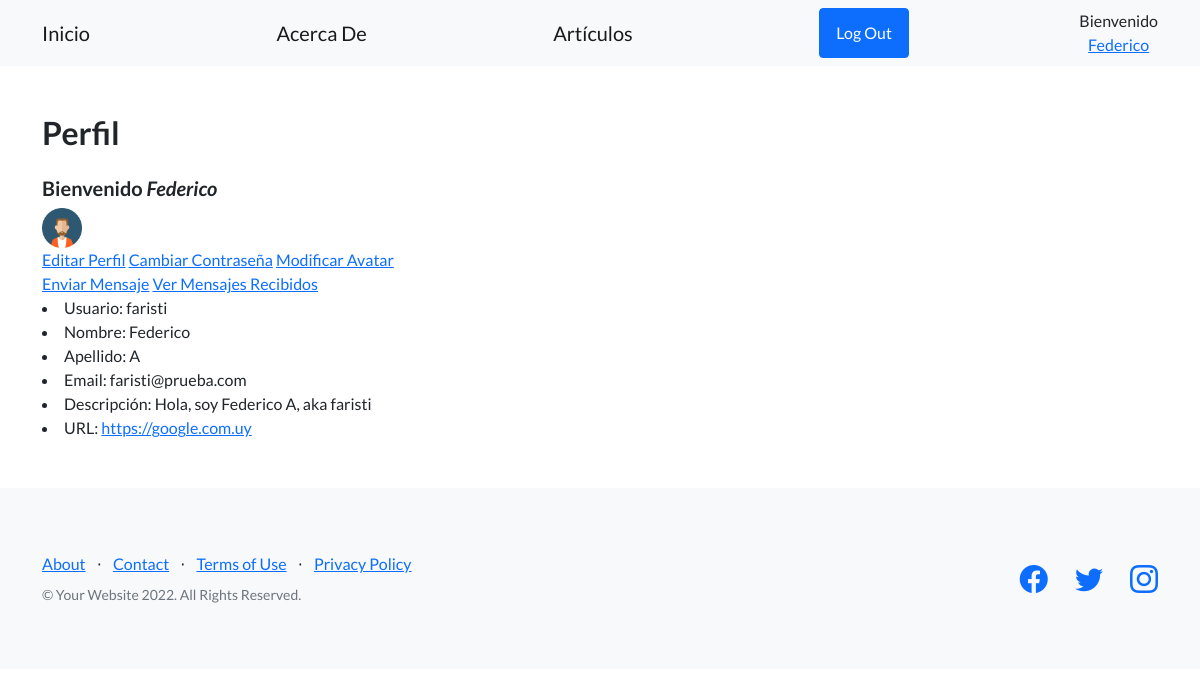
/accounts/profile/ (signed in), run on the app's committed database.
### Accounts/models.py (models this page shows)
class Info(models.Model):
    user = models.ForeignKey(User, on_delete=models.CASCADE)
    descripcion = models.CharField(max_length=200)
    link_url = models.URLField(max_length = 200)

### Accounts/views.py (the view)
# urls.py: path("accounts/profile/", views.ver_perfil, name="verPerfil"),
@login_required
def ver_perfil(request):
    user = request.user
    avatar_user = Avatar.objects.filter(user=request.user).first()
    info_user = Info.objects.filter(user=request.user).first()
    if avatar_user is not None:
        avatar_user_url = avatar_user.imagen.url
        tiene_avatar = True
    else:
        avatar_user_url = "/media/avatares/png-default-avatar-2.png"
        tiene_avatar = False
    if info_user is not None:
        descripcion = info_user.descripcion
        link_url = info_user.link_url
        tiene_info = True
    else:
        descripcion = "Agregue su Descripción en Editar Perfil"
        link_url = "Agregue su URL en Editar Perfil"
        tiene_info = False
    return render(request, "Accounts/ver_perfil.html", {'user':user, 'avatar_user':avatar_user_url, 'tiene_avatar':tiene_avatar, 'descripcion':descripcion, 'link_url':link_url, 'tiene_info':tiene_info})

### Accounts/templates/Accounts/ver_perfil.html (shortened to what this page needs)
{% extends 'Blog/encabezado.html' %}
{% load static %}
{% block contenidoQueCambia %}
<h2 class="mb-4">Perfil</h2>
<h5>Bienvenido <i>{{ user.first_name }}</i></h5>
<img width="40px" src="{{avatar_user}}">
<br>
<a href="{% url 'editarPerfil' %}">Editar Perfil</a>
<a href="{% url 'password_change' %}">Cambiar Contraseña</a>
{% if tiene_avatar %}
<a href="{% url 'agregar_avatar' %}">Modificar Avatar</a>
{% endif %}
<br>
<a href="{% url 'enviar_mensaje' %}">Enviar Mensaje</a>
<a href="{% url 'mostrar_mensajes' %}">Ver Mensajes Recibidos</a>
<li>Usuario: {{user.username}}</li>
<li>Nombre: {{user.first_name}}</li>
<li>Apellido: {{user.last_name}}</li>
<li>Email: {{user.email}}</li>
{% if tiene_info %}
<li>Descripción: {{descripcion}}</li>
<li>URL: <a href={{link_url}}>{{link_url}}</a></li>
{% endif %}
{% endblock %}

### Blog/templates/Blog/encabezado.html (shortened to what this page needs)
<!DOCTYPE html>
<html lang="en">
    <head>
        {% load static %}
        <link href="https://cdn.jsdelivr.net/npm/bootstrap-icons@1.5.0/font/bootstrap-icons.css" rel="stylesheet" type="text/css" />
        <link href="{% static 'AppCoder/css/styles.css' %}" rel="stylesheet" />
    </head>
    <body>
        <nav class="navbar navbar-light bg-light static-top">
            <div class="container">
                <a class="navbar-brand" href="{% url 'home' %}">Inicio</a>
                <a class="navbar-brand" href="{% url 'about' %}">Acerca De</a>
                <a class="navbar-brand" href="{% url 'listArticulos' %}">Artículos</a>
                {% if request.user.is_authenticated %}
                    <a class="btn btn-primary" href="{% url 'logoutuser' %}">Log Out</a>
                    <center>Bienvenido
                        <br>
                        {% if user.first_name == "" %}
                            <a href="{% url 'verPerfil' %}">{{ user.username }}</a>
                        {% else %}
                            <a href="{% url 'verPerfil' %}">{{ user.first_name }}</a>
                        {% endif %}
                    </center>
                {% endif %}
            </div>
        </nav>
        <section class="text-left bg-opacity-25">
            <div class="container">
                <br>
                <br>
                    {% block contenidoQueCambia %}
                    {% endblock %}
                <br>
                <br>
            </div>
        </section>
        <footer class="footer bg-light">
            <div class="container">
                <div class="row">
                    <div class="col-lg-6 h-100 text-center text-lg-start my-auto">
                        <ul class="list-inline mb-2">
                            <li class="list-inline-item"><a href="{% url 'about' %}">About</a></li>
                            <li class="list-inline-item">⋅</li>
                            <li class="list-inline-item"><a href="#!">Contact</a></li>
                            <li class="list-inline-item">⋅</li>
                            <li class="list-inline-item"><a href="#!">Terms of Use</a></li>
                            <li class="list-inline-item">⋅</li>
                            <li class="list-inline-item"><a href="#!">Privacy Policy</a></li>
                        </ul>
                        <p class="text-muted small mb-4 mb-lg-0">&copy; Your Website 2022. All Rights Reserved.</p>
                    </div>
                    <div class="col-lg-6 h-100 text-center text-lg-end my-auto">
                        <ul class="list-inline mb-0">
                            <li class="list-inline-item me-4">
                                <a href="#!"><i class="bi-facebook fs-3"></i></a>
                            </li>
                            <li class="list-inline-item me-4">
                                <a href="#!"><i class="bi-twitter fs-3"></i></a>
                            </li>
                            <li class="list-inline-item">
                                <a href="#!"><i class="bi-instagram fs-3"></i></a>
                            </li>
                        </ul>
                    </div>
                </div>
            </div>
        </footer>
    </body>
</html>

### data on the page
Info: descripcion "Hola, soy Federico A, aka faristi", link_url "https://google.com.uy"

### other printed values
{{ user.first_name }} "Federico"
{{ user.username }} "faristi"
{{ user.last_name }} "A"
{{ user.email }} "faristi@prueba.com"
